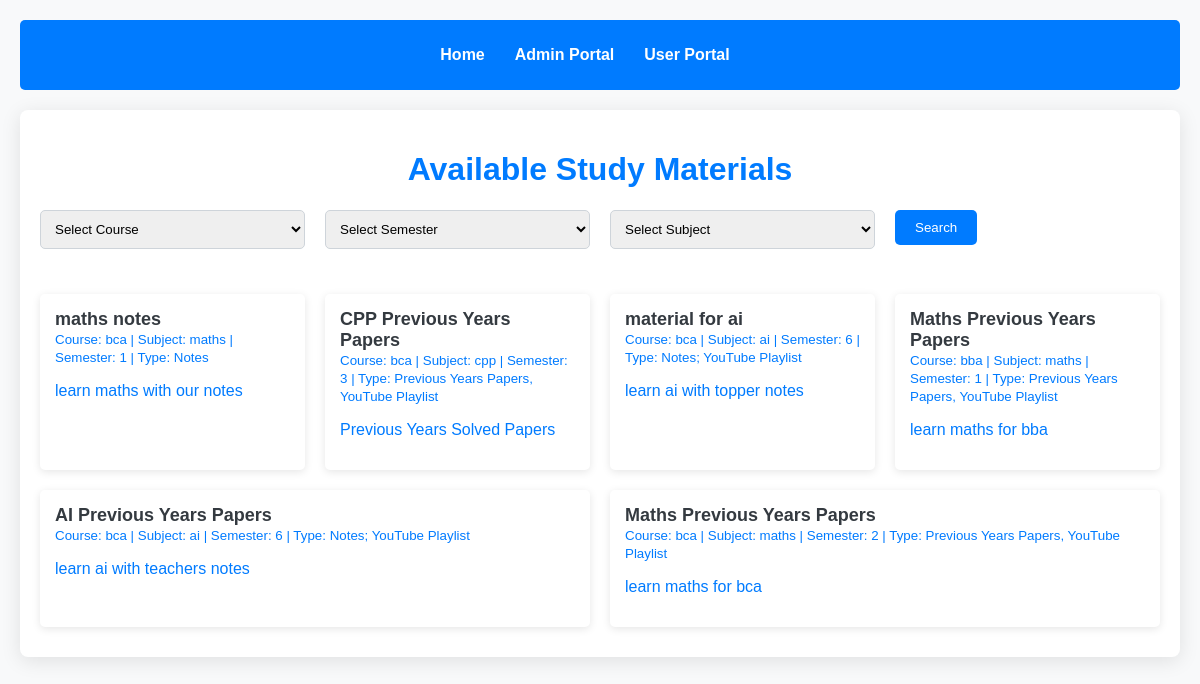
The app's page /user/portal with its own data.
### admin/models.py (models this page shows)
class StudyMaterial(db.Model):
    id = db.Column(db.Integer, primary_key=True)
    title = db.Column(db.String(200), nullable=False)
    course = db.Column(db.String(100), nullable=False)
    subject = db.Column(db.String(100), nullable=False)
    semester = db.Column(db.String(10), nullable=False)
    material_type = db.Column(db.String(50), nullable=False)
    description = db.Column(db.Text, nullable=True)
    file_path = db.Column(db.String(200), nullable=True)
    youtube_link = db.Column(db.String(200), nullable=True)

### user/routes.py (the view)
@user_bp.route('/portal', methods=['GET', 'POST'])
def user_portal():
    form = SearchForm()  # Create an instance of the SearchForm
    courses = StudyMaterial.query.with_entities(StudyMaterial.course).distinct().all()
    semesters = StudyMaterial.query.with_entities(StudyMaterial.semester).distinct().all()
    subjects = StudyMaterial.query.with_entities(StudyMaterial.subject).distinct().all()
    selected_course = request.form.get('course')
    selected_semester = request.form.get('semester')
    selected_subject = request.form.get('subject')
    materials = StudyMaterial.query
    if selected_course:
        materials = materials.filter_by(course=selected_course)
    if selected_semester:
        materials = materials.filter_by(semester=selected_semester)
    if selected_subject:
        materials = materials.filter_by(subject=selected_subject)
    materials = materials.all()
    return render_template('user_portal.html', materials=materials, courses=courses, semesters=semesters, subjects=subjects, form=form)

### user/forms.py
class SearchForm(FlaskForm):
    course = SelectField('Course')
    semester = SelectField('Semester')
    subject = SelectField('Subject')
    submit = SubmitField('Search')

### templates/user_portal.html (shortened to what this page needs)
{% extends 'base.html' %}
{% block content %}
<h1>Available Study Materials</h1>
<form method="POST" action="{{ url_for('user.user_portal') }}">
    <div class="search-container">
        <div class="form-group">
            <select name="course" id="course" class="form-select">
                <option value="">Select Course</option>
            </select>
        </div>
        <div class="form-group">
            <select name="semester" id="semester" class="form-select">
                <option value="">Select Semester</option>
            </select>
        </div>
        <div class="form-group">
            <select name="subject" id="subject" class="form-select">
                <option value="">Select Subject</option>
            </select>
        </div>
        <div class="form-group">
            <button type="submit" class="btn btn-primary">Search</button>
        </div>
    </div>
</form>
<div class="material-container">
    {% for material in materials %}
        <div class="material-item">
            <a href="{{ url_for('user.material_detail', material_id=material.id) }}" class="material-link">
                <h2>{{ material.title }}</h2>
                <small>Course: {{ material.course }} | Subject: {{ material.subject }} | Semester: {{ material.semester }} | Type: {{ material.material_type }}</small>
                <p>{{ material.description }}</p>
            </a>
        </div>
        {% if loop.index % 4 == 0 %}
            </div><div class="material-container">
        {% endif %}
    {% endfor %}
</div>
{% endblock %}

### templates/base.html (shortened to what this page needs)
<!DOCTYPE html>
<html lang="en">
<head>
    <link rel="stylesheet" href="{{ url_for('static', filename='styles.css') }}">
</head>
<body>
    <nav>
        <ul>
            <li><a href="{{ url_for('home') }}">Home</a></li>
            <li><a href="{{ url_for('admin.admin_portal') }}">Admin Portal</a></li>
            <li><a href="{{ url_for('user.user_portal') }}">User Portal</a></li>
        </ul>
    </nav>
    <div class="container">
        {% block content %}{% endblock %}
    </div>
</body>
</html>

### static/styles.css (style rules this page uses)
* { box-sizing: border-box; }
body { font-family: 'Arial', sans-serif; margin: 0; padding: 20px; background-color: #f8f9fa; color: #212529; }
h1 { color: #007BFF; text-align: center; }
nav { background-color: #007BFF; padding: 10px; border-radius: 5px; margin-bottom: 20px; }
nav ul { list-style-type: none; padding: 0; display: flex; justify-content: center; }
nav ul li { margin-right: 30px; }
nav a { color: white; text-decoration: none; font-weight: bold; }
.container { max-width: 1200px; margin: auto; padding: 20px; background-color: white; border-radius: 8px; box-shadow: 0 4px 20px rgba(0,0,0,0.1); }
.material-container { display: flex; flex-wrap: wrap; gap: 20px; }
.material-item { flex: 1 1 calc(25% - 20px); box-shadow: 0 2px 8px rgba(0, 0, 0, 0.1); padding: 15px; border-radius: 5px; background-color: #ffffff; margin: 10px 0; transition: transform 0.3s, box-shadow 0.3s; }
.material-link { text-decoration: none; color: #007BFF; }
.material-link h2 { margin: 0; font-size: 18px; color: #343a40; }
.search-container { display: flex; gap: 20px; margin-bottom: 20px; }
.search-container .form-group { flex: 1; }
.form-select { width: 100%; padding: 10px; border-radius: 5px; border: 1px solid #ced4da; transition: border-color 0.3s; }
.btn-primary { padding: 10px 20px; background-color: #007BFF; color: white; border: none; border-radius: 5px; cursor: pointer; transition: background-color 0.3s; }
.form-group { margin-bottom: 15px; }

### records on screen
StudyMaterial: title "maths notes", course "bca", subject "maths", semester "1", material_type "Notes", description "learn maths with our notes"
StudyMaterial: title "CPP Previous Years Papers", course "bca", subject "cpp", semester "3", material_type "Previous Years Papers, YouTube Playlist", description "Previous Years Solved Papers"
StudyMaterial: title "material for ai", course "bca", subject "ai", semester "6", material_type "Notes; YouTube Playlist", description "learn ai with topper notes"
StudyMaterial: title "Maths Previous Years Papers", course "bba", subject "maths", semester "1", material_type "Previous Years Papers, YouTube Playlist", description "learn maths for bba"
StudyMaterial: title "AI Previous Years Papers", course "bca", subject "ai", semester "6", material_type "Notes; YouTube Playlist", description "learn ai with teachers notes"
StudyMaterial: title "Maths Previous Years Papers", course "bca", subject "maths", semester "2", material_type "Previous Years Papers, YouTube Playlist", description "learn maths for bca"
